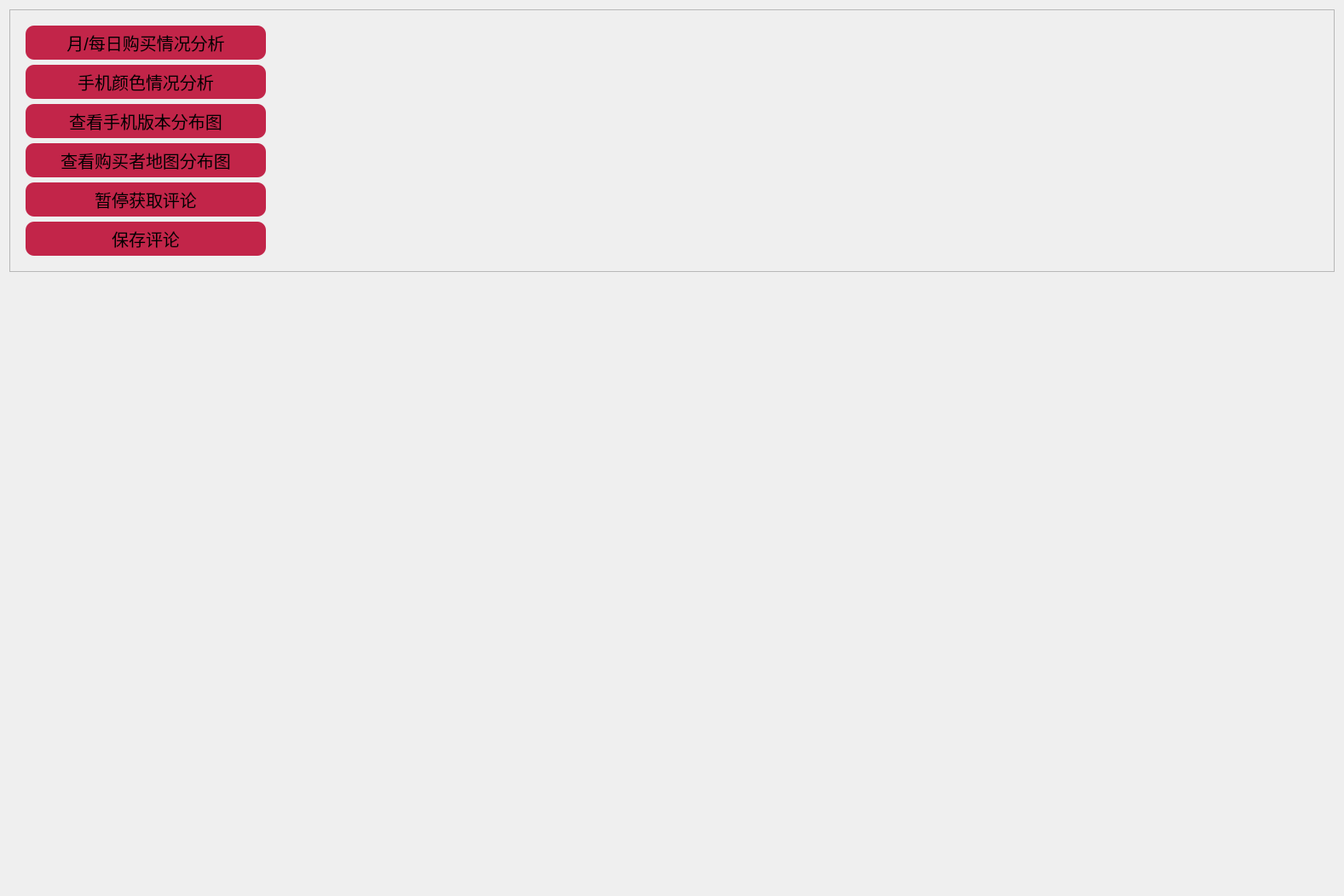
<?xml version="1.0" encoding="UTF-8"?>
<ui version="4.0">
 <class>Form</class>
 <widget class="QWidget" name="Form">
  <property name="geometry">
   <rect>
    <x>0</x>
    <y>0</y>
    <width>1577</width>
    <height>1051</height>
   </rect>
  </property>
  <property name="windowTitle">
   <string>Form</string>
  </property>
  <layout class="QVBoxLayout" name="verticalLayout_3">
   <item>
    <widget class="QFrame" name="frame">
     <property name="sizePolicy">
      <sizepolicy hsizetype="Preferred" vsizetype="Maximum">
       <horstretch>0</horstretch>
       <verstretch>0</verstretch>
      </sizepolicy>
     </property>
     <property name="frameShape">
      <enum>QFrame::StyledPanel</enum>
     </property>
     <property name="frameShadow">
      <enum>QFrame::Raised</enum>
     </property>
     <layout class="QHBoxLayout" name="horizontalLayout">
      <item>
       <widget class="QWidget" name="widget" native="true">
        <property name="sizePolicy">
         <sizepolicy hsizetype="Maximum" vsizetype="Preferred">
          <horstretch>0</horstretch>
          <verstretch>0</verstretch>
         </sizepolicy>
        </property>
        <property name="minimumSize">
         <size>
          <width>300</width>
          <height>0</height>
         </size>
        </property>
        <property name="layoutDirection">
         <enum>Qt::LeftToRight</enum>
        </property>
        <property name="styleSheet">
         <string notr="true">QPushButton {
    border: none;
    font-size: 20px;
    border-radius: 10px;
    background-color: #c22549;
}

QPushButton:checked {
    background-color: #2544c2;
}

QPushButton:hover {
    background-color: #9c1a64;
    cursor: pointer;
}</string>
        </property>
        <layout class="QVBoxLayout" name="verticalLayout_2">
         <item>
          <widget class="QPushButton" name="pushButton_6">
           <property name="minimumSize">
            <size>
             <width>0</width>
             <height>40</height>
            </size>
           </property>
           <property name="text">
            <string>月/每日购买情况分析</string>
           </property>
          </widget>
         </item>
         <item>
          <widget class="QPushButton" name="pushButton">
           <property name="minimumSize">
            <size>
             <width>0</width>
             <height>40</height>
            </size>
           </property>
           <property name="cursor">
            <cursorShape>PointingHandCursor</cursorShape>
           </property>
           <property name="styleSheet">
            <string notr="true">QPushButton { border-radius: 10px; }</string>
           </property>
           <property name="text">
            <string>手机颜色情况分析</string>
           </property>
          </widget>
         </item>
         <item>
          <widget class="QPushButton" name="pushButton_2">
           <property name="minimumSize">
            <size>
             <width>0</width>
             <height>40</height>
            </size>
           </property>
           <property name="cursor">
            <cursorShape>PointingHandCursor</cursorShape>
           </property>
           <property name="text">
            <string>查看手机版本分布图</string>
           </property>
          </widget>
         </item>
         <item>
          <widget class="QPushButton" name="pushButton_4">
           <property name="sizePolicy">
            <sizepolicy hsizetype="Minimum" vsizetype="Fixed">
             <horstretch>0</horstretch>
             <verstretch>0</verstretch>
            </sizepolicy>
           </property>
           <property name="minimumSize">
            <size>
             <width>0</width>
             <height>40</height>
            </size>
           </property>
           <property name="sizeIncrement">
            <size>
             <width>0</width>
             <height>70</height>
            </size>
           </property>
           <property name="baseSize">
            <size>
             <width>0</width>
             <height>70</height>
            </size>
           </property>
           <property name="cursor">
            <cursorShape>PointingHandCursor</cursorShape>
           </property>
           <property name="text">
            <string>查看购买者地图分布图</string>
           </property>
          </widget>
         </item>
         <item>
          <widget class="QPushButton" name="pushButton_5">
           <property name="minimumSize">
            <size>
             <width>0</width>
             <height>40</height>
            </size>
           </property>
           <property name="cursor">
            <cursorShape>PointingHandCursor</cursorShape>
           </property>
           <property name="text">
            <string>暂停获取评论</string>
           </property>
          </widget>
         </item>
         <item>
          <widget class="QPushButton" name="pushButton_3">
           <property name="sizePolicy">
            <sizepolicy hsizetype="Minimum" vsizetype="Fixed">
             <horstretch>0</horstretch>
             <verstretch>0</verstretch>
            </sizepolicy>
           </property>
           <property name="minimumSize">
            <size>
             <width>0</width>
             <height>40</height>
            </size>
           </property>
           <property name="sizeIncrement">
            <size>
             <width>0</width>
             <height>80</height>
            </size>
           </property>
           <property name="cursor">
            <cursorShape>PointingHandCursor</cursorShape>
           </property>
           <property name="text">
            <string>保存评论</string>
           </property>
          </widget>
         </item>
        </layout>
       </widget>
      </item>
      <item>
       <widget class="QLabel" name="label">
        <property name="sizePolicy">
         <sizepolicy hsizetype="Preferred" vsizetype="Maximum">
          <horstretch>0</horstretch>
          <verstretch>0</verstretch>
         </sizepolicy>
        </property>
        <property name="minimumSize">
         <size>
          <width>0</width>
          <height>80</height>
         </size>
        </property>
        <property name="text">
         <string/>
        </property>
       </widget>
      </item>
     </layout>
    </widget>
   </item>
   <item>
    <widget class="QWidget" name="widget_2" native="true">
     <layout class="QVBoxLayout" name="verticalLayout"/>
    </widget>
   </item>
  </layout>
 </widget>
 <resources/>
 <connections/>
</ui>
